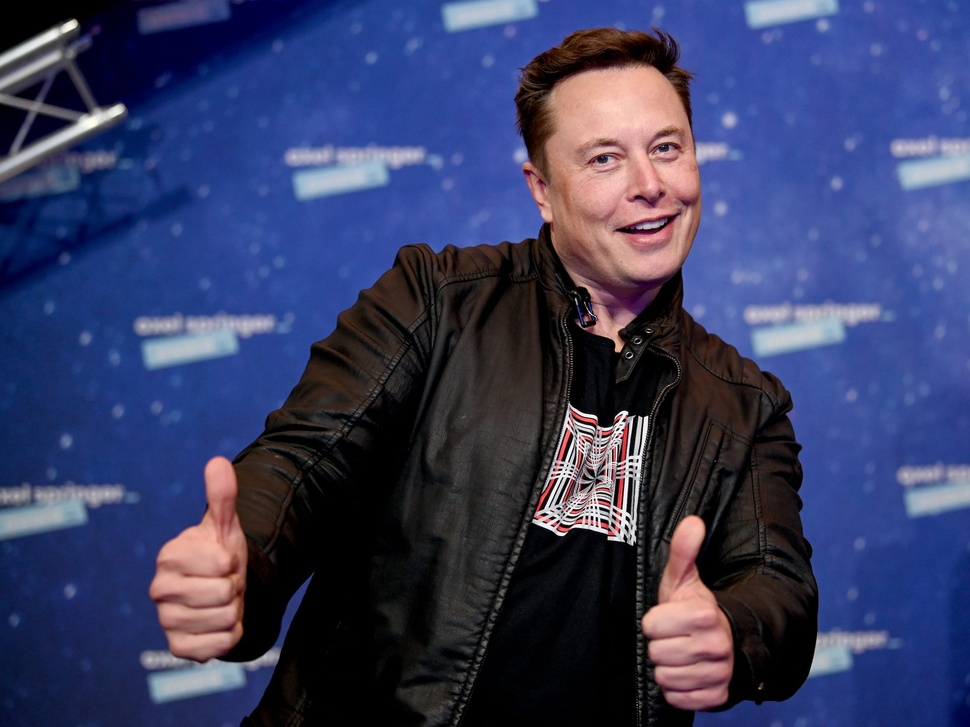
#> input picture images/musk.jpg, 970 x 727 px, shrunk from 2318 x 1738 before the run
$ python facial_recognition.py
#> lines starting #> are read from the running program, lines starting #| are printed output that depends on the picture; after the words box and inside, x2 and y2 are one past the last pixel; in counts of white or black regions, pixels touching at a corner belong together
import cv2
import pathlib

import cv2
import os

cascade_path = pathlib.Path(cv2.__file__).parent.absolute() / "data/haarcascade_frontalface_default.xml"
# print(cascade_path)  # sanity check to check file path

def detect_from_video(cascade_path):

    clf = cv2.CascadeClassifier(str(cascade_path))

    # camera = cv2.VideoCapture(0)  # number may be different depending on how many cameras your machine has. zero for one camera
    camera = cv2.VideoCapture("elon_musk.mp4")

    while True:
        _, frame = camera.read()
        gray = cv2.cvtColor(frame, cv2.COLOR_BGR2GRAY)

        faces = clf.detectMultiScale(
            gray,
            scaleFactor = 1.1,
            minNeighbors = 5,
            minSize = (30, 30),
            flags = cv2.CASCADE_SCALE_IMAGE
        )

        # plot rectangle around face
        for (x, y, width, height) in faces:
            cv2.rectangle(frame, (x, y), (x + width, y + height), (0, 0, 255), 2)  # in BGR


        # show image
        cv2.imshow("Faces", frame)
        if cv2.waitKey(1) == ord("q"):  # if Q is pressed, break
            break

    camera.release()
    cv2.destroyAllWindows()


# detect_from_video(cascade_path)  # call video facial recognition function

# we can also use cv2 for images as seen below
def detect_from_image(cascade_path):
    face_cascade = cv2.CascadeClassifier(str(cascade_path))

    image = cv2.imread('./images/musk.jpg')
#> image is the input picture: shape (727, 970, 3); mean B, G, R 99.5, 61.7, 56.3
    gray = cv2.cvtColor(image, cv2.COLOR_BGR2GRAY)
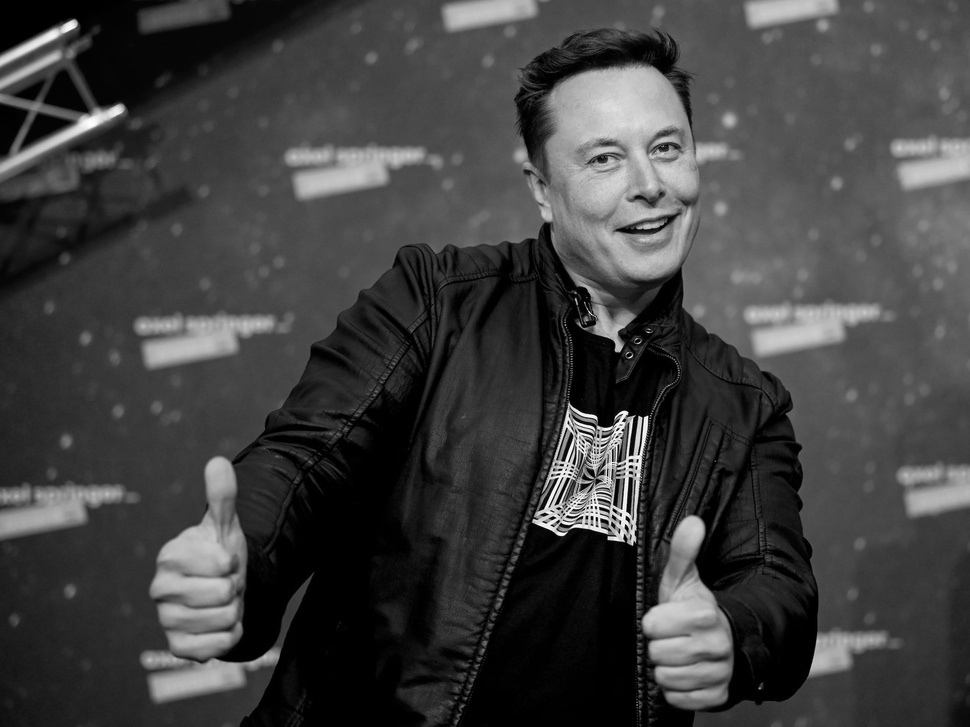
#> gray: shape (727, 970); min 0, max 255, mean 64.4
    faces = face_cascade.detectMultiScale(gray, 1.1, 4)
#> faces = [[542, 79, 188, 188]]

    for (x, y, w, h) in faces:
        cv2.rectangle(image, (x, y), (x + w, y + h), (0, 0, 255), 2)  # in BGR
#> this loop made 1 pass
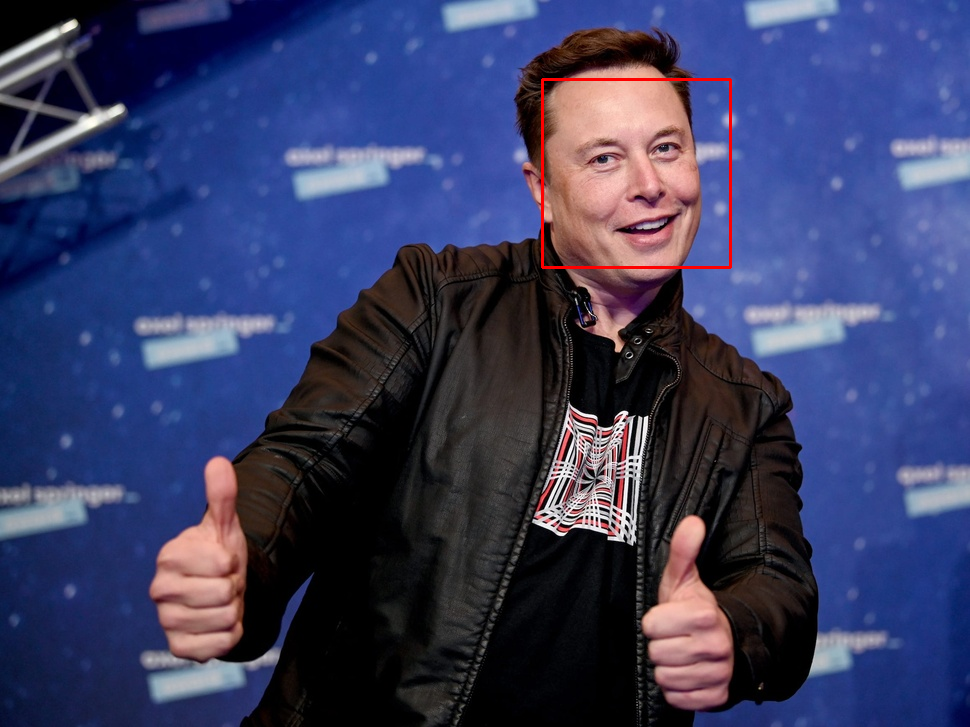
#> image: shape (727, 970, 3); 0.32% of pixels changed, all inside (x1, y1, x2, y2) = (541, 78, 732, 269)

    cv2.imshow('Face', image)
    cv2.waitKey()

# detect_from_video(cascade_path)
detect_from_image(cascade_path)
